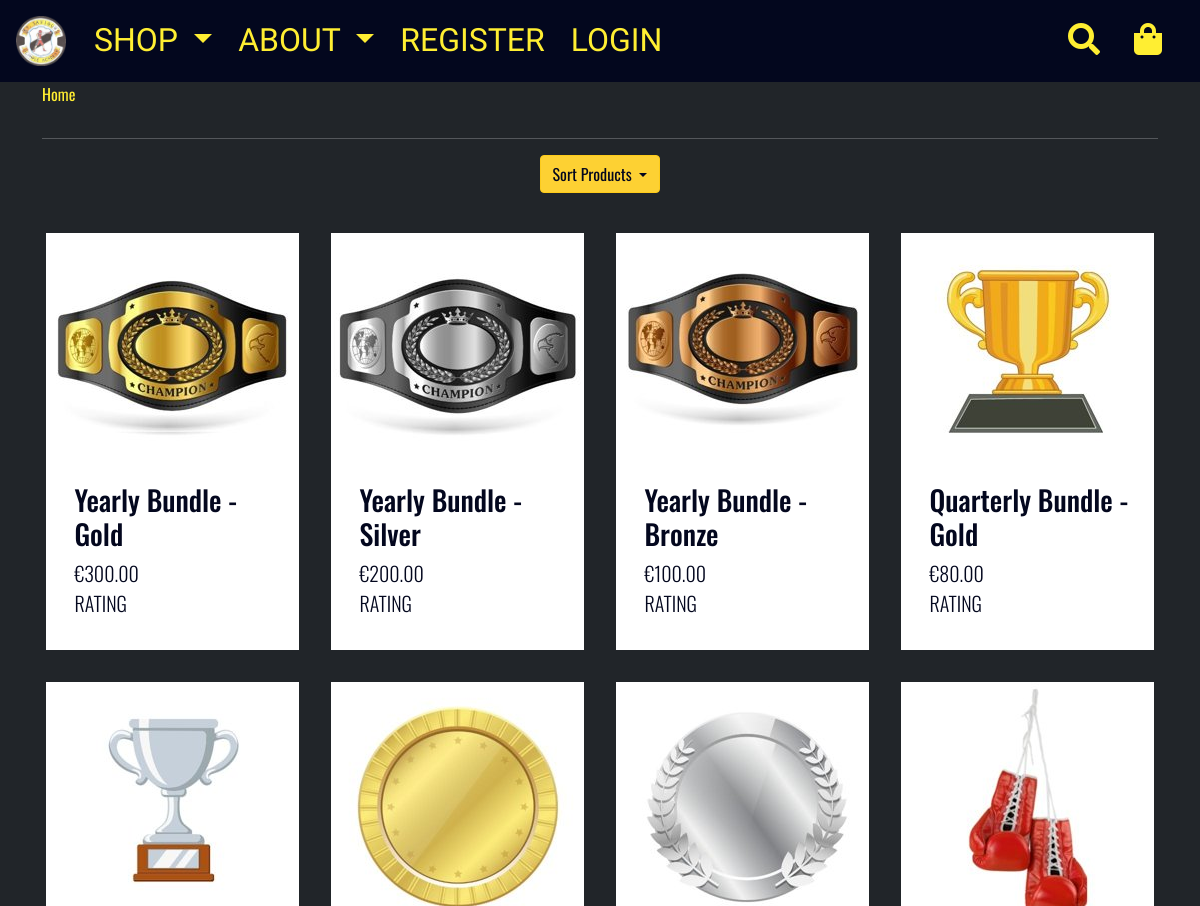
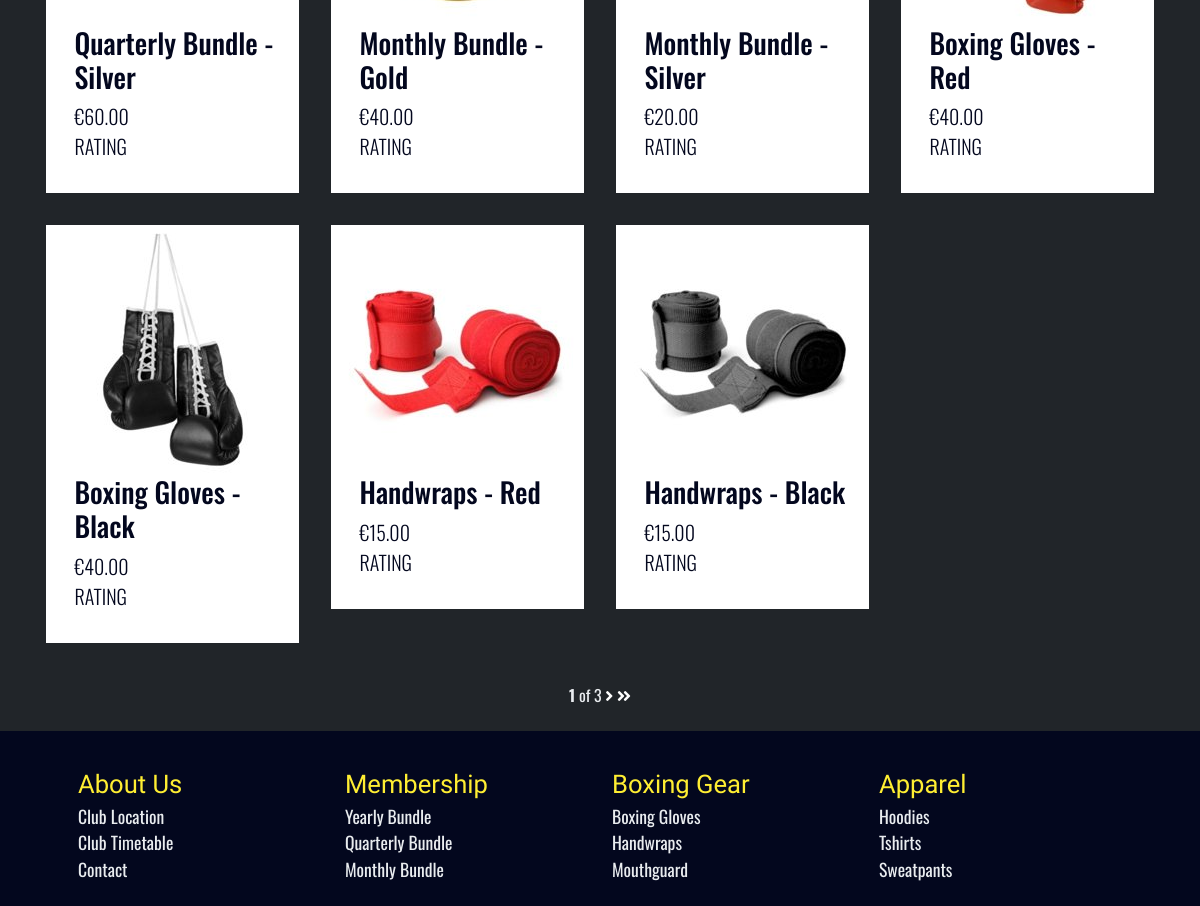
The app's page /shop/ with its own data (2 pictures, top to bottom).
### products/models.py (models this page shows, shortened)
class Product(models.Model):
    category = models.ForeignKey(Category,
                                 blank=True,
                                 null=True,
                                 related_name='products',
                                 on_delete=models.SET_NULL)
    subcategory = models.ForeignKey(Subcategory,
                                    blank=True,
                                    null=True,
                                    related_name='subcategory',
                                    on_delete=models.SET_NULL)
    product_select = models.ManyToManyField(ProductOption,
                                            through='ProductSelect',
                                            related_name='product_options',
                                            blank=True)
    title = models.CharField(max_length=255)
    ordering = models.IntegerField(default=0)
    slug = models.SlugField(max_length=255)
    description = models.TextField(blank=True, null=True)
    price = models.DecimalField(max_digits=7, decimal_places=2)
    date_added = models.DateTimeField(auto_now_add=True)
    image = models.ImageField(upload_to="products/", blank=True, null=True)
    thumbnail = models.ImageField(
        upload_to="products/thumbnails/", blank=True, null=True
    )
    class Meta:
        ordering = ("ordering", "title")

class Category(models.Model):
    title = models.CharField(max_length=255)
    slug = models.SlugField(max_length=255)
    ordering = models.IntegerField(default=0)
    class Meta:
        verbose_name_plural = 'Categories'
        ordering = ("ordering", "title")

class Subcategory(models.Model):
    parent = models.ForeignKey(Category,
                               related_name='subcategories',
                               blank=True,
                               null=True,
                               on_delete=models.SET_NULL)
    title = models.CharField(max_length=255)
    slug = models.SlugField(max_length=255, blank=True, null=True)
    ordering = models.IntegerField(default=0)
    class Meta:
        verbose_name_plural = "Subcategories"
        ordering = ("parent", "ordering", "title")

### store/views.py (the view)
# urls.py: path('shop/', shop, name='shop'),
def shop(request, category=None, subcategory=None):
    context = {}
    q = Q()
    if subcategory:
        q &= Q(subcategory__slug=subcategory)
    elif category:
        q &= Q(category__slug=category)
    order = request.GET.get("order_by") or "ordering"
    products = Product.objects.filter(q).order_by(order)
    paginator = Paginator(products, 4)  # Show 8 products per page.
    page_number = request.GET.get('page')
    context["page_obj"] = paginator.get_page(page_number)
    context["products"] = products
    context["category"] = category
    context["subcategory"] = subcategory
    return render(request, 'store/shop.html', context)

### bag/contexts.py (called while the page is built, shortened)
def bag_content(request):
    bag_items = []
    total = 0
    product_count = 0
    current_bag = request.session.get("current_bag", {})
    if total < settings.FREE_DELIVERY_THRESHOLD:
        delivery = total * Decimal(settings.STANDARD_DELIVERY_PERCENTAGE / 100)
        free_delivery_delta = settings.FREE_DELIVERY_THRESHOLD - total
    else:
        delivery = 0
        free_delivery_delta = 0
    grand_total = delivery + total
    context = {
        'bag_items': bag_items,
        'total': total,
        'product_count': product_count,
        'delivery': delivery,
        'free_delivery_delta': free_delivery_delta,
        'free_delivery_threshold': settings.FREE_DELIVERY_THRESHOLD,
        'grand_total': grand_total,
    }
    return context

### store/contexts.py (called while the page is built)
def subcategories_per_category(request):
    context = {}
    context["categories"] = Category.objects.all()
    context["category_subcategories"] = {}
    for category in context["categories"]:
        context["category_subcategories"][category] = sorted(set(
            Product.objects.filter(category=category).values_list(
                "subcategory__title", flat=True
            )
        ))
    return context

### store/templatetags/store_tags.py (called while the page is built)
@register.simple_tag
def url_replace(request, field, value):
    dict_ = request.GET.copy()
    dict_[field] = value
    return dict_.urlencode()

### store/templates/store/shop.html (shortened to what this page needs)
{% extends 'base.html' %}
{% load store_tags %}
{% block content %}
<div class="container">
    {% block breadcrumb_content %}
        <ol class="breadcrumb">
            <li class="breadcrumb-item"><a href="{% url 'store-home' %}" class="text-primary">Home</a></li>
        </ol>
    {% endblock %}
    <div class="row">
        <div class="col-12">
            <hr class="">
        </div>
        <div class="col-12 text-center dropdown show mb-4">
                <button type="button" id="sortDropdown" class="dropdown-toggle btn btn-secondary" data-bs-toggle="dropdown" aria-haspopup="true" aria-expanded="false">Sort Products
                </button>
        </div>
    </div>
    <div class="row">
        {% for product in products %}
            <div class="col-12 col-md-6 col-lg-4 col-xl-3 p-3 px-md-1 product">
                <div class="row product-card">
                    <div class="col-12 p-0">
                            <a class="product-img" href="{% url 'product_page' product.category.slug product.subcategory.slug product.slug %}">
                                <img class="mx-auto d-block" src="{{ product.thumbnail.url }}" alt="{{ product.title }}">
                            </a>
                    </div>
                    <div class="col-12">
                        <a href="{% url 'product_page' product.category.slug product.subcategory.slug product.slug %}">
                            <h3 class="text-black ms-3">{{ product.title }}</h3>
                        </a>
                    </div>
                    <div class="col-12 font-weight-bolder ms-3 text-dark lead">
                        €{{ product.price }}
                    </div>
                    <div class="col-12 font-weight-bolder ms-3 text-dark lead">
                        RATING
                    </div>
                </div>
            </div>
        {% endfor %}
        <div class="col-12">
            <div class="container p-4">
                <div class="pagination justify-content-center">
                    <span class="text-center">
                        {% if page_obj %}
                            <span class="">
                                <strong>{{ page_obj.number }}</strong> of {{ page_obj.paginator.num_pages }}
                            </span>
                        {% endif %}
                        {% if page_obj.has_next %}
                            <a href="?page={{ page_obj.next_page_number }}" title="Next" class="text-white">
                                <i class="fas fa-angle-right"></i>
                            </a>
                            <a href="?page={{ page_obj.paginator.num_pages }}" title="Last" class="text-white">
                                <i class="fas fa-angle-double-right"></i>
                            </a>
                        {% endif %}
                    </span>
                </div>
            </div>
        </div>
    </div>
</div>
{% endblock content %}

### templates/base.html (shortened to what this page needs)
{% load static %}
<!DOCTYPE html>
<html lang="en">
<head>
    {% block corecss %}
        <link rel="stylesheet" href="https://cdnjs.cloudflare.com/ajax/libs/font-awesome/5.15.3/css/all.min.css">
        <link rel="stylesheet" type="text/css" href="{% static 'css/main.css' %}">
    {% endblock corecss %}
</head>
<body>
    <nav class="navbar navbar-expand-lg sticky-top navbar-dark bg-dark">
        <div class="container-fluid">
            <a id="nav-logo" class="navbar-brand px-1 mr-md-1" href="{% url 'store-home' %}">
                <img src="{% static 'img/logo.png' %}" alt="St Saviours OBA Logo ">
            </a>
            <div class="collapse navbar-collapse" id="navbar">
                <ul class="navbar-nav me-auto mb-2 mb-lg-0">
                    <li class="nav-item dropdown">
                        <a class="nav-link dropdown-toggle text-uppercase" href="{% url 'shop' %}" id="navbarDropdown" role="button" data-bs-toggle="dropdown"
                            aria-haspopup="true" aria-expanded="false">
                            Shop
                        </a>
                    </li>
                    <li class="nav-item dropdown">
                        <a class="nav-link dropdown-toggle text-uppercase" href="#" id="navbarDropdown" role="button" data-bs-toggle="dropdown"
                            aria-haspopup="true" aria-expanded="false">
                            About
                        </a>
                    </li>
                    {% if user.is_authenticated %}
                    <li class="nav-item">
                        <a class="nav-link text-uppercase" href="#">Account</a>
                    </li>
                    <li class="nav-item">
                        <a class="nav-link text-uppercase" href="{% url 'logout' %}">Log out</a>
                    </li>
                    {% else %}
                    <li class="nav-item">
                        <a class="nav-link text-uppercase" href="{% url 'register' %}">Register</a>
                    </li>
                    <li class="nav-item">
                        <a class="nav-link text-uppercase" href="{% url 'login' %}">Login</a>
                    </li>
                    {% endif  %}
                </ul>
                <ul class="navbar-nav ml-auto">
                    <li class="nav-item">
                        <a class="nav-link {% if url_name == 'search' %}active{% endif %}" href="{% url 'search' %}">
                            <i class="fas fa-search" title="Search"></i>
                        </a>
                    </li>
                </ul>
            </div>
        <div class="d-none d-lg-inline-block">
            <a href="{% url 'shopping_bag' %}" class="nav-link" title="Shopping Bag" aria-label="View Shopping Bag">
                <i class="fas fa-shopping-bag"></i>
            </a>
        </div>
    </nav>
    <main>
        {% block content %}{% endblock content %}
    </main>
    <footer>
        <div class="container d-flex justify-content-around">
            <div class="row w-100 p-4">
                <div class="col-12 col-md-3">
                    <div class="row">
                        <div class="col-12 footer-title">
                            About Us
                        </div>
                        <div class="col-12 footer-text">
                            <a href="">Club Location</a>
                        </div>
                        <div class="col-12 footer-text">
                            <a href="">Club Timetable</a>
                        </div>
                        <div class="col-12 footer-text">
                            <a href="">Contact</a>
                        </div>
                    </div>
                </div>
                {% for category in categories %}
                    <div class="col-12 col-md-3">
                        <div class="row">
                            <div class="col-12 footer-title">
                                {{ category.title }}
                            </div>
                            {% for subcategory in category.subcategories.all %}
                                <div class="col-12 footer-text">
                                    <a href="{% url 'shop' category.slug subcategory.slug %}">{{ subcategory.title }}</a>
                                </div>
                            {% endfor %}
                        </div>
                    </div>
                {% endfor %}
</body>
</html>

### records on screen
Product: thumbnail (picture), title "Yearly Bundle - Gold", price "300.00"
Product: thumbnail (picture), title "Yearly Bundle - Silver", price "200.00"
Product: thumbnail (picture), title "Yearly Bundle - Bronze", price "100.00"
Product: thumbnail (picture), title "Quarterly Bundle - Gold", price "80.00"
Product: thumbnail (picture), title "Quarterly Bundle - Silver", price "60.00"
Product: thumbnail (picture), title "Monthly Bundle - Gold", price "40.00"
Product: thumbnail (picture), title "Monthly Bundle - Silver", price "20.00"
Product: thumbnail (picture), title "Boxing Gloves - Red", price "40.00"
Product: thumbnail (picture), title "Boxing Gloves - Black", price "40.00"
Product: thumbnail (picture), title "Handwraps - Red", price "15.00"
Product: thumbnail (picture), title "Handwraps - Black", price "15.00"
Category: title "Membership"
Subcategory: title "Yearly Bundle"
Subcategory: title "Quarterly Bundle"
Subcategory: title "Monthly Bundle"
Category: title "Boxing Gear"
Subcategory: title "Boxing Gloves"
Subcategory: title "Handwraps"
Subcategory: title "Mouthguard"
Category: title "Apparel"
Subcategory: title "Hoodies"
Subcategory: title "Tshirts"
Subcategory: title "Sweatpants"

### other values on screen
{{ page_obj.number }} "1"
{{ page_obj.paginator.num_pages }} "3"
